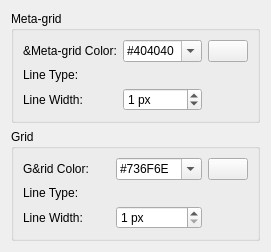
         <widget class="QWidget" name="tab_2">
          <attribute name="title">
           <string>Lines Grid</string>
          </attribute>
          <layout class="QGridLayout" name="gridLayout_25">
           <item row="1" column="0">
            <widget class="QGroupBox" name="groupBox_10">
             <property name="title">
              <string>Grid</string>
             </property>
             <layout class="QGridLayout" name="gridLayout_23">
              <item row="12" column="1">
               <widget class="QSpinBox" name="sbGridLinesLineWidth">
                <property name="toolTip">
                 <string>Width of grid lines</string>
                </property>
                <property name="suffix">
                 <string> px</string>
                </property>
                <property name="minimum">
                 <number>1</number>
                </property>
                <property name="maximum">
                 <number>10</number>
                </property>
               </widget>
              </item>
              <item row="11" column="1">
               <widget class="QG_LineTypeBox" name="wGridLinesLineType" native="true">
                <property name="toolTip">
                 <string>Line type for grid lines</string>
                </property>
               </widget>
              </item>
              <item row="9" column="1">
               <widget class="QComboBox" name="cbGridLinesColor">
                <property name="toolTip">
                 <string>Color for grid lines</string>
                </property>
                <property name="accessibleDescription">
                 <string notr="true"/>
                </property>
                <property name="editable">
                 <bool>true</bool>
                </property>
                <item>
                 <property name="text">
                  <string notr="true">#736F6E</string>
                 </property>
                </item>
               </widget>
              </item>
              <item row="9" column="2">
               <widget class="QPushButton" name="pb_gridLines">
                <property name="sizePolicy">
                 <sizepolicy hsizetype="Maximum" vsizetype="Fixed">
                  <horstretch>0</horstretch>
                  <verstretch>0</verstretch>
                 </sizepolicy>
                </property>
                <property name="toolTip">
                 <string>Click to select color</string>
                </property>
                <property name="text">
                 <string/>
                </property>
                <property name="icon">
                 <iconset resource="../../../../../res/controls/controls.qrc">
                  <normaloff>:/controls/colorxx.png</normaloff>:/controls/colorxx.png</iconset>
                </property>
               </widget>
              </item>
              <item row="9" column="0">
               <widget class="QLabel" name="lGridColor_2">
                <property name="text">
                 <string>G&amp;rid Color:</string>
                </property>
                <property name="wordWrap">
                 <bool>false</bool>
                </property>
                <property name="buddy">
                 <cstring>cbGridPointsColor</cstring>
                </property>
               </widget>
              </item>
              <item row="11" column="0">
               <widget class="QLabel" name="lGridLineType_2">
                <property name="text">
                 <string>Line Type:</string>
                </property>
               </widget>
              </item>
              <item row="12" column="0">
               <widget class="QLabel" name="lGridLineWidth_2">
                <property name="text">
                 <string>Line Width:</string>
                </property>
               </widget>
              </item>
             </layout>
            </widget>
           </item>
           <item row="0" column="0">
            <widget class="QGroupBox" name="groupBox_11">
             <property name="title">
              <string>Meta-grid</string>
             </property>
             <layout class="QGridLayout" name="gridLayout_24">
              <item row="2" column="1">
               <widget class="QG_LineTypeBox" name="wMetaGridLinesLineType" native="true">
                <property name="toolTip">
                 <string>Type of Meta Grid lines if grid is drawn by lines</string>
                </property>
               </widget>
              </item>
              <item row="3" column="1">
               <widget class="QSpinBox" name="sbMetaGridLinesWidth">
                <property name="toolTip">
                 <string>Width of Meta Grid lines if grid is drawn by lines</string>
                </property>
                <property name="suffix">
                 <string> px</string>
                </property>
                <property name="maximum">
                 <number>10</number>
                </property>
                <property name="value">
                 <number>1</number>
                </property>
               </widget>
              </item>
              <item row="2" column="0">
               <widget class="QLabel" name="lMetaGridLineType_2">
                <property name="text">
                 <string>Line Type: </string>
                </property>
               </widget>
              </item>
              <item row="3" column="0">
               <widget class="QLabel" name="lMetaGridLineWidth_2">
                <property name="text">
                 <string>Line Width:</string>
                </property>
               </widget>
              </item>
              <item row="1" column="1">
               <widget class="QComboBox" name="cbMetaGridLinesColor">
                <property name="toolTip">
                 <string>Color of Meta Grid if grid drawn by lines</string>
                </property>
                <property name="accessibleDescription">
                 <string notr="true"/>
                </property>
                <property name="editable">
                 <bool>true</bool>
                </property>
                <item>
                 <property name="text">
                  <string notr="true">#404040</string>
                 </property>
                </item>
               </widget>
              </item>
              <item row="1" column="0">
               <widget class="QLabel" name="lMetaGridColor_2">
                <property name="text">
                 <string>&amp;Meta-grid Color:</string>
                </property>
                <property name="wordWrap">
                 <bool>false</bool>
                </property>
                <property name="buddy">
                 <cstring>cbMetaGridPointsColor</cstring>
                </property>
               </widget>
              </item>
              <item row="1" column="2">
               <widget class="QPushButton" name="pb_metaLines">
                <property name="sizePolicy">
                 <sizepolicy hsizetype="Maximum" vsizetype="Fixed">
                  <horstretch>0</horstretch>
                  <verstretch>0</verstretch>
                 </sizepolicy>
                </property>
                <property name="toolTip">
                 <string>Click to select color</string>
                </property>
                <property name="text">
                 <string/>
                </property>
                <property name="icon">
                 <iconset resource="../../../../../res/controls/controls.qrc">
                  <normaloff>:/controls/colorxx.png</normaloff>:/controls/colorxx.png</iconset>
                </property>
               </widget>
              </item>
             </layout>
            </widget>
           </item>
          </layout>
         </widget>
